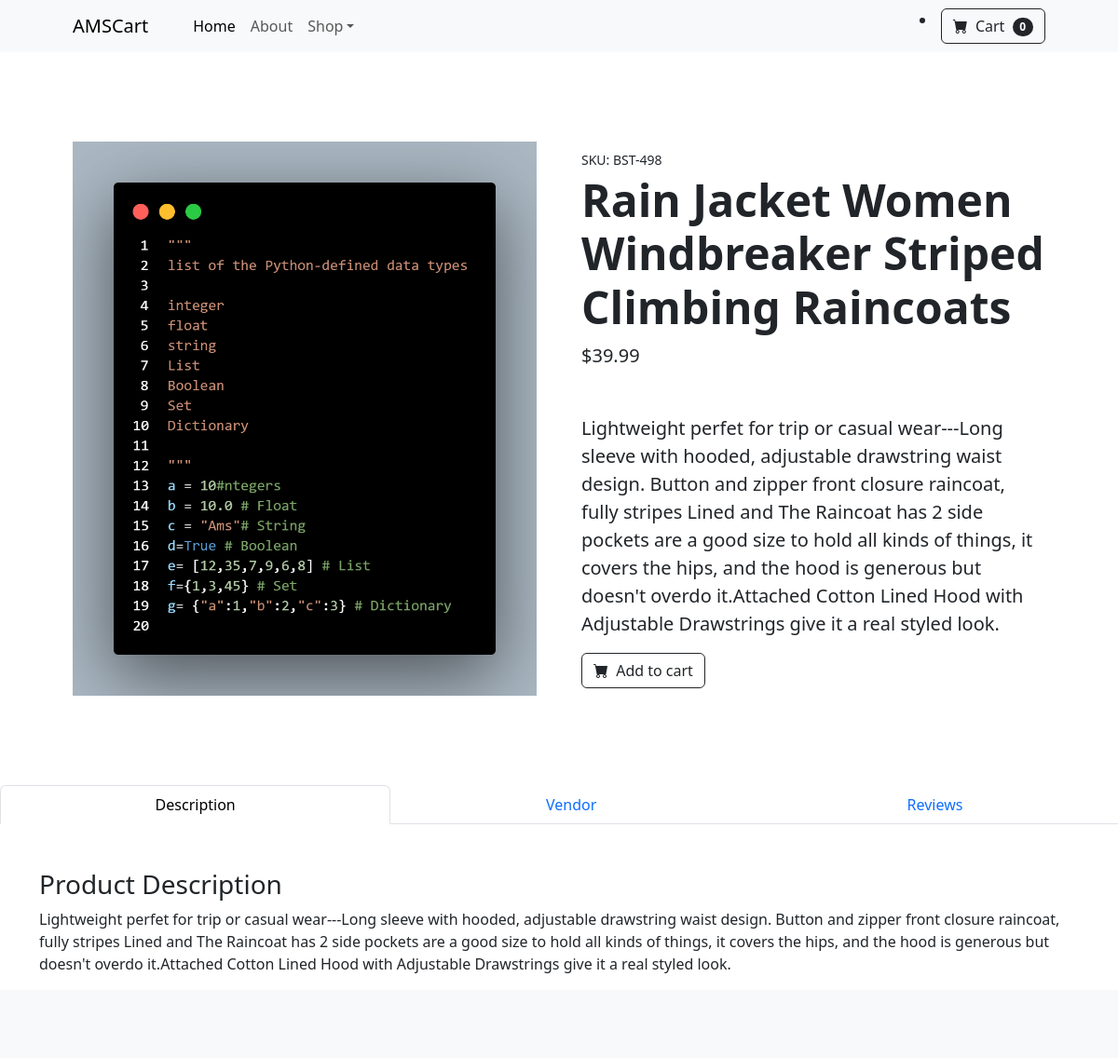
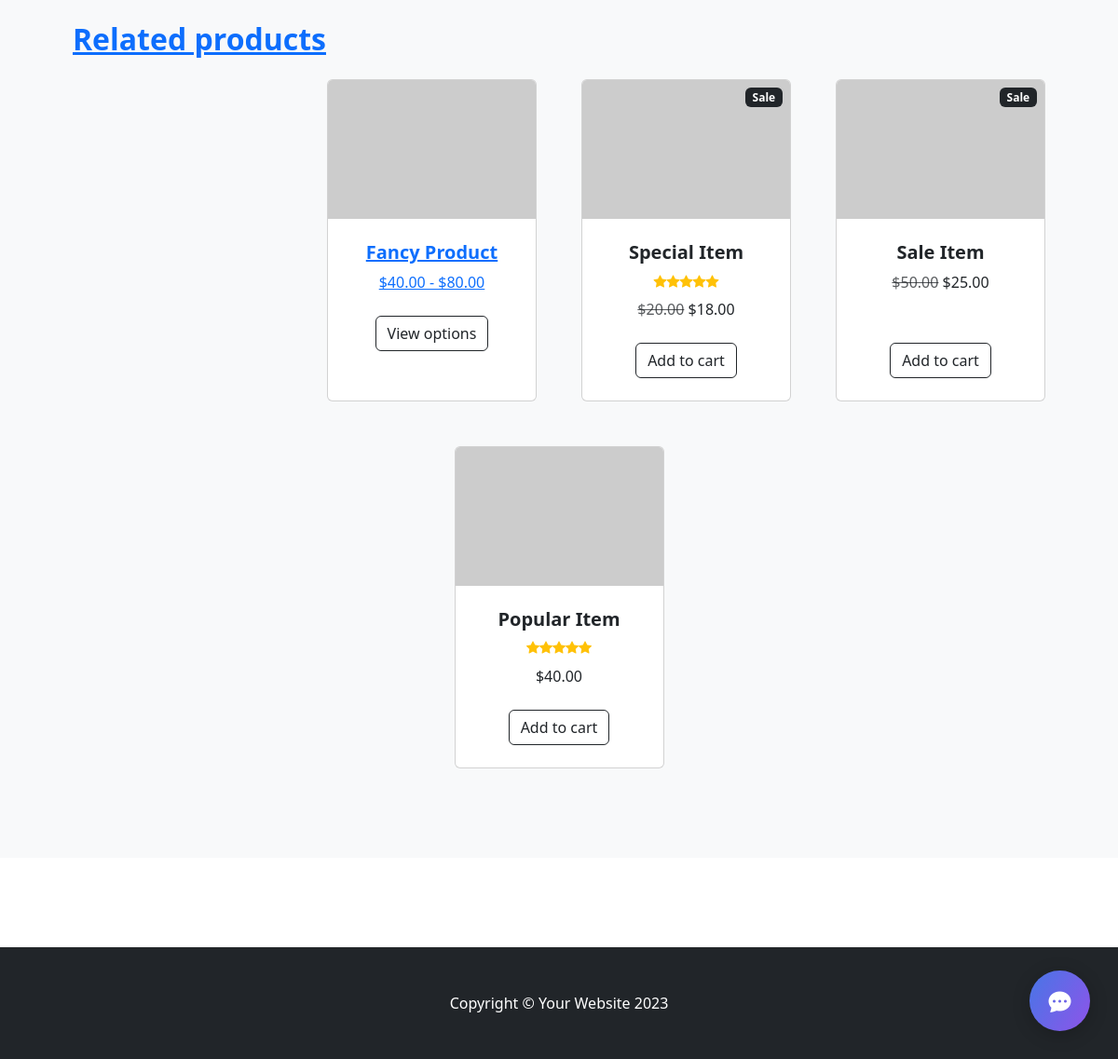
The page /product/Rain Jacket Women Windbreaker Striped Climbing Raincoats/18/ on the database its author committed (2 pictures, top to bottom).
### store/models.py (models this page shows, shortened)
class Products(models.Model):
    slug =models.SlugField(max_length=100,default=uuid.uuid4(),db_index=True,editable=False)
    category = models.ForeignKey(Category,on_delete=models.CASCADE)
    title= models.CharField(max_length=300)
    subtitle = models.TextField()
    description= models.TextField()
    image= models.ImageField(upload_to="products",blank=True,null=True)
    price= models.DecimalField(decimal_places=2,max_digits=12)
    sale_price= models.DecimalField(decimal_places=2,max_digits=12,blank=True,null=True)
    stock= models.IntegerField(default=100)
    status= models.CharField(max_length=40,choices=STATUS)
    publish_date= models.DateTimeField(auto_now=True,editable=False)
    update_date = models.DateTimeField(auto_now=True)
    class Meta:
         verbose_name= "Products"

### store/views.py (the view)
# urls.py: path("product/<str:name>/<int:num>/",product_details,name="product"),
def product_details(request,num,name):
    product= Products.objects.get(pk=num,title=name)
    product_list= Products.objects.filter(category=product.category)
    reviews = Rateing.objects.filter(product__id=product.id)
    cart=True
    if request.user.is_authenticated:
        if Cart.objects.filter(product__id=product.id,user__id=request.user.id):
            cart=False
    context={
        "product":product,
        "product_list":product_list,
        "reviews":reviews,"cart":cart
    }
    return render(request,"store/product.html",context)

### store/templates/store/product.html (shortened to what this page needs)
{% extends "store/base.html" %}
{% load static %}
{% block content %}
<section class="py-5">
    <div class="container px-4 px-lg-5 my-5">
        <div class="row gx-4 gx-lg-5 align-items-center">
            <div class="col-md-6"><img class="card-img-top mb-5 mb-md-0" src="{{product.image.url}}" alt="..." /></div>
            <div class="col-md-6">
                <div class="small mb-1">SKU: BST-498</div>
                <h1 class="display-5 fw-bolder">{{product.title}}</h1>
                <div class="fs-5 mb-5">
                    {% if product.sale_price is not None %}
                    <span class="text-decoration-line-through">${{product.price}}</span>
                    <span>${{product.sale_price}}</span>
                    {% else %}
                    <span>${{product.price}}</span>
                    {% endif %}
                </div>
                <p class="lead">{{product.subtitle}}</p>
                <div class="d-flex">
                    {% if user.is_authenticated %}
                    {% if cart %}
                    <input class="form-control text-center me-3" id="inputQuantity" type="num" value="1" style="max-width: 3rem" />
                    <button class="btn btn-outline-dark flex-shrink-0 fa-beat-fade" id="atc"  data-toggle="modal" data-target="#exampleModal" type="button" onclick="addtocart({{product.id}},'{{user.username}}')">
                        <i class="bi-cart-fill me-1"></i>
                        Add to cart
                    </button>
                    {% else %}
                    <input class="form-control text-center me-3" id="inputQuantity" type="num" value="1" style="max-width: 3rem" disabled />
                    <button class="btn btn-outline-dark flex-shrink-0"  data-toggle="modal" data-target="#exampleModal" type="button">
                        <i class="fa-solid fa-check" style="color: #63E6BE;"></i>
                        Added
                    </button>
                    {% endif %}
                    {% else %}
                    <a class="btn btn-outline-dark flex-shrink-0 fa-beat-fade" href="/account/login">
                        <i class="bi-cart-fill me-1"></i>
                        Add to cart
                    </a>
                    {% endif %}
                </div>
            </div>
        </div>
    </div>
</section>
<ul class="nav nav-fill nav-tabs" role="tablist">
    <li class="nav-item" role="presentation">
      <a class="nav-link active" id="fill-tab-0" data-bs-toggle="tab" href="#fill-tabpanel-0" role="tab" aria-controls="fill-tabpanel-0" aria-selected="true"> Description </a>
    </li>
    <li class="nav-item" role="presentation">
      <a class="nav-link" id="fill-tab-1" data-bs-toggle="tab" href="#fill-tabpanel-1" role="tab" aria-controls="fill-tabpanel-1" aria-selected="false"> Vendor </a>
    </li>
    <li class="nav-item" role="presentation">
      <a class="nav-link" id="fill-tab-2" data-bs-toggle="tab" href="#fill-tabpanel-2" role="tab" aria-controls="fill-tabpanel-2" aria-selected="false"> Reviews </a>
    </li>
  </ul>
  <div class="tab-content pt-5" id="tab-content">
    <div class="tab-pane active" id="fill-tabpanel-0" role="tabpanel" aria-labelledby="fill-tab-0">
        <div class="container center">
            <h3>Product Description</h3>
            <p>{{product.description}}</p>
        </div>
    </div>
    <div class="tab-pane" id="fill-tabpanel-2" role="tabpanel" aria-labelledby="fill-tab-2">
        <section class="p-4 p-md-5 text-center text-lg-start shadow-1-strong rounded" style="
        background-image: url(https://mdbcdn.b-cdn.net/img/Photos/Others/background2.webp);
    ">
        {% if user.is_authenticated %}
       <div style="width: 50%; margin: 0 auto">
      <div class="form-label-group">
        <textarea col=30 row=30 class="form-control" id="review" placeholder="write your openian of this product"></textarea>
      </div>
      <br> <br>
      <div class="form-label-group">
        <input type="number" max="5" min="1" class="form-control" id="rate" placeholder="write star 1 to 5">
      </div>
      <br> <br>
      <button class="btn btn-lg btn-primary btn-block form-control" onclick=rater({{product.id}},"{{user.username}}")>Submit</button>
      {% else %}
      <div class="text-center">
     <a href="{% url 'login' %}"><button class="btn btn-primary">Log In</button>
      </div>
      {% endif %}
    </section>
    </div>
  </div>
<section class="py-5 bg-light">
    <div class="container px-4 px-lg-5 mt-5">
        <h2 class="fw-bolder mb-4">Related products</h2>
        <div class="row gx-4 gx-lg-5 row-cols-2 row-cols-md-3 row-cols-xl-4 justify-content-center">
            <div class="col mb-5">
                <div class="card h-100">
                    <img class="card-img-top" src="https://dummyimage.com/450x300/dee2e6/6c757d.jpg" alt="..." />
                    <div class="card-body p-4">
                        <div class="text-center">
                            <h5 class="fw-bolder">Fancy Product</h5>
                            $40.00 - $80.00
                        </div>
                    </div>
                    <div class="card-footer p-4 pt-0 border-top-0 bg-transparent">
                        <div class="text-center"><a class="btn btn-outline-dark mt-auto" href="#">View options</a></div>
                    </div>
                </div>
            </div>
            <div class="col mb-5">
                <div class="card h-100">
                    <div class="badge bg-dark text-white position-absolute" style="top: 0.5rem; right: 0.5rem">Sale</div>
                    <img class="card-img-top" src="https://dummyimage.com/450x300/dee2e6/6c757d.jpg" alt="..." />
                    <div class="card-body p-4">
                        <div class="text-center">
                            <h5 class="fw-bolder">Special Item</h5>
                            <div class="d-flex justify-content-center small text-warning mb-2">
                                <div class="bi-star-fill"></div>
                                <div class="bi-star-fill"></div>
                                <div class="bi-star-fill"></div>
                                <div class="bi-star-fill"></div>
                                <div class="bi-star-fill"></div>
                            </div>
                            <span class="text-muted text-decoration-line-through">$20.00</span>
                            $18.00
                        </div>
                    </div>
                    <div class="card-footer p-4 pt-0 border-top-0 bg-transparent">
                        <div class="text-center"><a class="btn btn-outline-dark mt-auto" href="#">Add to cart</a></div>
                    </div>
                </div>
            </div>
            <div class="col mb-5">
                <div class="card h-100">
                    <div class="badge bg-dark text-white position-absolute" style="top: 0.5rem; right: 0.5rem">Sale</div>
                    <img class="card-img-top" src="https://dummyimage.com/450x300/dee2e6/6c757d.jpg" alt="..." />
                    <div class="card-body p-4">
                        <div class="text-center">
                            <h5 class="fw-bolder">Sale Item</h5>
                            <span class="text-muted text-decoration-line-through">$50.00</span>
                            $25.00
                        </div>
                    </div>
                    <div class="card-footer p-4 pt-0 border-top-0 bg-transparent">
                        <div class="text-center"><a class="btn btn-outline-dark mt-auto" href="#">Add to cart</a></div>
                    </div>
                </div>
            </div>
            <div class="col mb-5">
                <div class="card h-100">
                    <img class="card-img-top" src="https://dummyimage.com/450x300/dee2e6/6c757d.jpg" alt="..." />
                    <div class="card-body p-4">
                        <div class="text-center">
                            <h5 class="fw-bolder">Popular Item</h5>
                            <div class="d-flex justify-content-center small text-warning mb-2">
                                <div class="bi-star-fill"></div>
                                <div class="bi-star-fill"></div>
                                <div class="bi-star-fill"></div>
                                <div class="bi-star-fill"></div>
                                <div class="bi-star-fill"></div>
                            </div>
                            $40.00
                        </div>
                    </div>
                    <div class="card-footer p-4 pt-0 border-top-0 bg-transparent">
                        <div class="text-center"><a class="btn btn-outline-dark mt-auto" href="#">Add to cart</a></div>
                    </div>
                </div>
            </div>
        </div>
    </div>
</section>
{% endblock content %}

### rows shown on the page
Products: image (picture), title "Rain Jacket Women Windbreaker Striped Climbing Raincoats", price "39.99", subtitle "Lightweight perfet for trip or casual wear---Long sleeve with hooded, adjustable drawstring waist design. Button and zipper front closure raincoat, fully stripes Lined and The Raincoat has 2 side pockets are a good size to hold all kinds of things, it covers the hips, and the hood is generous but doesn't overdo it.Attached Cotton Lined Hood with Adjustable Drawstrings give it a real styled look.", description "Lightweight perfet for trip or casual wear---Long sleeve with hooded, adjustable drawstring waist design. Button and zipper front closure raincoat, fully stripes Lined and The Raincoat has 2 side pockets are a good size to hold all kinds of things, it covers the hips, and the hood is generous but doesn't overdo it.Attached Cotton Lined Hood with Adjustable Drawstrings give it a real styled look."
